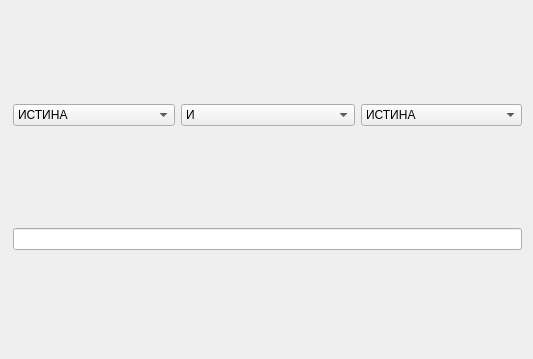
<?xml version="1.0" encoding="UTF-8"?>
<ui version="4.0">
 <class>Widget</class>
 <widget class="QWidget" name="Widget">
  <property name="geometry">
   <rect>
    <x>0</x>
    <y>0</y>
    <width>533</width>
    <height>359</height>
   </rect>
  </property>
  <property name="windowTitle">
   <string>Widget</string>
  </property>
  <widget class="QWidget" name="layoutWidget">
   <property name="geometry">
    <rect>
     <x>2</x>
     <y>-3</y>
     <width>531</width>
     <height>361</height>
    </rect>
   </property>
   <layout class="QVBoxLayout" name="verticalLayout">
    <item>
     <layout class="QHBoxLayout" name="horizontalLayout">
      <item>
       <widget class="QComboBox" name="operand1">
        <item>
         <property name="text">
          <string>ИСТИНА</string>
         </property>
        </item>
        <item>
         <property name="text">
          <string>ЛОЖЬ</string>
         </property>
        </item>
       </widget>
      </item>
      <item>
       <widget class="QComboBox" name="operation">
        <item>
         <property name="text">
          <string>И</string>
         </property>
        </item>
        <item>
         <property name="text">
          <string>ИЛИ</string>
         </property>
        </item>
        <item>
         <property name="text">
          <string>ЕСЛИ ... ТО</string>
         </property>
        </item>
        <item>
         <property name="text">
          <string>ЛИБО ... ЛИБО</string>
         </property>
        </item>
        <item>
         <property name="text">
          <string>ТОГДА И ТОЛЬКО ТОГДА</string>
         </property>
        </item>
        <item>
         <property name="text">
          <string>НЕ</string>
         </property>
        </item>
       </widget>
      </item>
      <item>
       <widget class="QComboBox" name="operand2">
        <item>
         <property name="text">
          <string>ИСТИНА</string>
         </property>
        </item>
        <item>
         <property name="text">
          <string>ЛОЖЬ</string>
         </property>
        </item>
       </widget>
      </item>
     </layout>
    </item>
    <item>
     <widget class="QLineEdit" name="output">
      <property name="readOnly">
       <bool>true</bool>
      </property>
     </widget>
    </item>
   </layout>
  </widget>
 </widget>
 <layoutdefault spacing="6" margin="11"/>
 <resources/>
 <connections/>
</ui>
